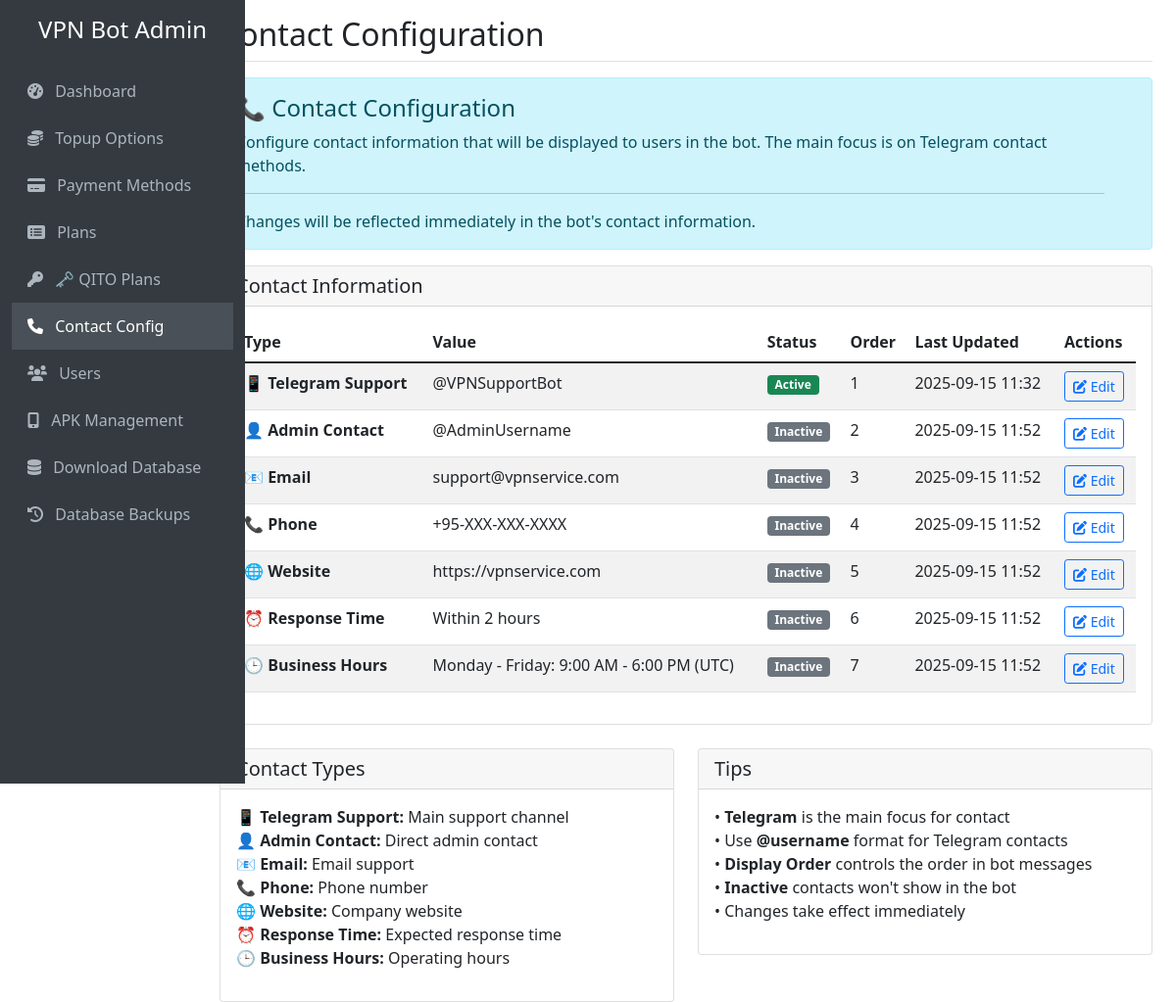
The app's page /contact with its own data.
### tables this page shows
CREATE TABLE contact_config (
            id INTEGER PRIMARY KEY AUTOINCREMENT,
            contact_type TEXT NOT NULL UNIQUE,
            contact_value TEXT NOT NULL,
            is_active BOOLEAN DEFAULT 1,
            display_order INTEGER DEFAULT 0,
            created_at TIMESTAMP DEFAULT CURRENT_TIMESTAMP,
            updated_at TIMESTAMP DEFAULT CURRENT_TIMESTAMP
        );

### web_admin.py (the view)
@app.route('/contact')
def contact_management():
    contacts = get_contact_config()
    return render_template('contact_management.html', contacts=contacts)

### database.py (called while the page is built)
def get_contact_config():
    conn = sqlite3.connect(DB_FILE)
    cursor = conn.cursor()
    cursor.execute('''
        SELECT id, contact_type, contact_value, is_active, display_order, created_at, updated_at
        FROM contact_config
        ORDER BY display_order ASC, contact_type ASC
    ''')
    contacts = cursor.fetchall()
    conn.close()
    return contacts

### templates/contact_management.html (shortened to what this page needs)
{% extends "base.html" %}
{% block page_title %}Contact Configuration{% endblock %}
{% block content %}
<div class="row">
    <div class="col-md-12">
        <div class="alert alert-info alert-dismissible fade show" role="alert">
            <h4 class="alert-heading">📞 Contact Configuration</h4>
            <p>Configure contact information that will be displayed to users in the bot. The main focus is on Telegram contact methods.</p>
            <hr>
            <p class="mb-0">Changes will be reflected immediately in the bot's contact information.</p>
        </div>
    </div>
</div>
<div class="card">
    <div class="card-header">
        <h5 class="card-title mb-0">Contact Information</h5>
    </div>
    <div class="card-body">
        {% if contacts %}
            <div class="table-responsive">
                <table class="table table-striped">
                    <thead>
                        <tr>
                            <th>Type</th>
                            <th>Value</th>
                            <th>Status</th>
                            <th>Order</th>
                            <th>Last Updated</th>
                            <th>Actions</th>
                        </tr>
                    </thead>
                    <tbody>
                        {% for contact in contacts %}
                        <tr>
                            <td>
                                <strong>
                                    {% if contact[1] == 'telegram' %}
                                        📱 Telegram Support
                                    {% elif contact[1] == 'telegram_admin' %}
                                        👤 Admin Contact
                                    {% elif contact[1] == 'email' %}
                                        📧 Email
                                    {% elif contact[1] == 'phone' %}
                                        📞 Phone
                                    {% elif contact[1] == 'website' %}
                                        🌐 Website
                                    {% elif contact[1] == 'response_time' %}
                                        ⏰ Response Time
                                    {% elif contact[1] == 'business_hours' %}
                                        🕒 Business Hours
                                    {% else %}
                                        {{ contact[1].title() }}
                                    {% endif %}
                                </strong>
                            </td>
                            <td>{{ contact[2] }}</td>
                            <td>
                                {% if contact[3] %}
                                    <span class="badge bg-success">Active</span>
                                {% else %}
                                    <span class="badge bg-secondary">Inactive</span>
                                {% endif %}
                            </td>
                            <td>{{ contact[4] }}</td>
                            <td>{{ contact[6][:16] if contact[6] else 'Never' }}</td>
                            <td>
                                <a href="{{ url_for('edit_contact', contact_id=contact[0]) }}" class="btn btn-sm btn-outline-primary">
                                    <i class="fas fa-edit"></i> Edit
                                </a>
                            </td>
                        </tr>
                        {% endfor %}
                    </tbody>
                </table>
            </div>
        {% else %}
            <div class="text-center py-5">
                <i class="fas fa-phone fa-3x text-muted mb-3"></i>
                <h5 class="text-muted">No contact configurations found</h5>
                <p class="text-muted">Contact configurations should be automatically created. Please check your database.</p>
            </div>
        {% endif %}
    </div>
</div>
<div class="row mt-4">
    <div class="col-md-6">
        <div class="card">
            <div class="card-header">
                <h5 class="card-title mb-0">Contact Types</h5>
            </div>
            <div class="card-body">
                <ul class="list-unstyled">
                    <li><strong>📱 Telegram Support:</strong> Main support channel</li>
                    <li><strong>👤 Admin Contact:</strong> Direct admin contact</li>
                    <li><strong>📧 Email:</strong> Email support</li>
                    <li><strong>📞 Phone:</strong> Phone number</li>
                    <li><strong>🌐 Website:</strong> Company website</li>
                    <li><strong>⏰ Response Time:</strong> Expected response time</li>
                    <li><strong>🕒 Business Hours:</strong> Operating hours</li>
                </ul>
            </div>
        </div>
    </div>
    <div class="col-md-6">
        <div class="card">
            <div class="card-header">
                <h5 class="card-title mb-0">Tips</h5>
            </div>
            <div class="card-body">
                <ul class="list-unstyled">
                    <li>• <strong>Telegram</strong> is the main focus for contact</li>
                    <li>• Use <strong>@username</strong> format for Telegram contacts</li>
                    <li>• <strong>Display Order</strong> controls the order in bot messages</li>
                    <li>• <strong>Inactive</strong> contacts won't show in the bot</li>
                    <li>• Changes take effect immediately</li>
                </ul>
            </div>
        </div>
    </div>
</div>
{% endblock %}

### records on screen
contact_config: contact_type "📱 Telegram Support", contact_value "@VPNSupportBot", is_active "Active", display_order "1", updated_at "2025-09-15 11:32"
contact_config: contact_type "👤 Admin Contact", contact_value "@AdminUsername", is_active "Inactive", display_order "2", updated_at "2025-09-15 11:52"
contact_config: contact_type "📧 Email", contact_value "support@vpnservice.com", is_active "Inactive", display_order "3", updated_at "2025-09-15 11:52"
contact_config: contact_type "📞 Phone", contact_value "+95-XXX-XXX-XXXX", is_active "Inactive", display_order "4", updated_at "2025-09-15 11:52"
contact_config: contact_type "🌐 Website", contact_value "https://vpnservice.com", is_active "Inactive", display_order "5", updated_at "2025-09-15 11:52"
contact_config: contact_type "⏰ Response Time", contact_value "Within 2 hours", is_active "Inactive", display_order "6", updated_at "2025-09-15 11:52"
contact_config: contact_type "🕒 Business Hours", contact_value "Monday - Friday: 9:00 AM - 6:00 PM (UTC)", is_active "Inactive", display_order "7", updated_at "2025-09-15 11:52"
